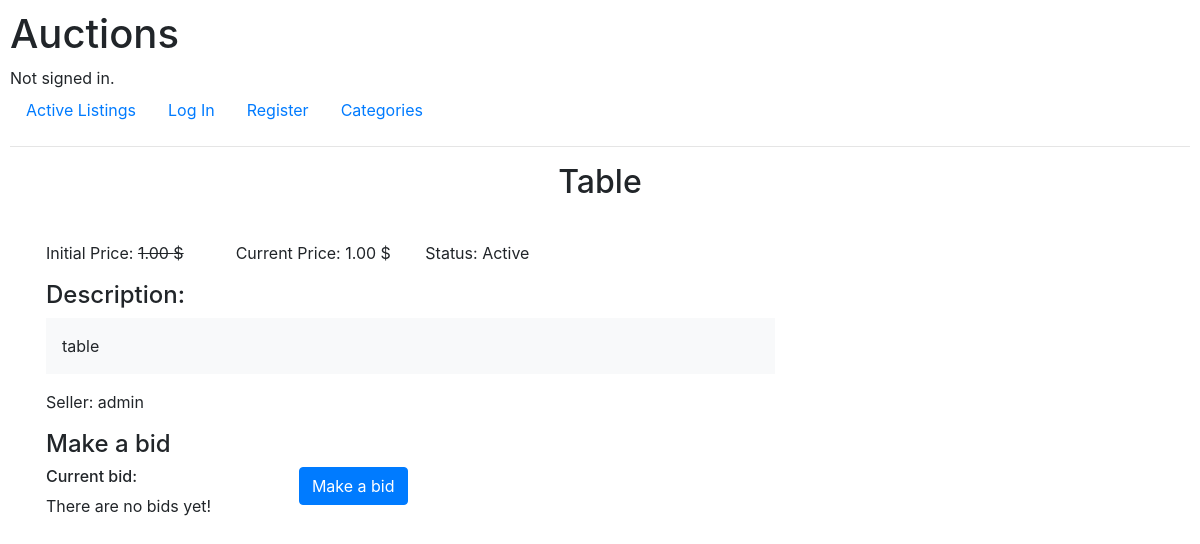
Screenshot of /auctions/1 with the database file from the repository.
### auctions/models.py (models this page shows, shortened)
class Listing(models.Model):
    title = models.CharField(max_length=50, unique=True)
    seller = models.ForeignKey(User, on_delete=models.CASCADE, related_name="user_listings")
    init_price = models.DecimalField(max_digits=15, decimal_places=2)
    current_price = models.DecimalField(blank=True, null=True, max_digits=15, decimal_places=2)
    category = models.ForeignKey(Category, on_delete=models.CASCADE, related_name="category_listings")
    status = models.BooleanField(default=True)
    image = models.CharField(max_length=100)
    description = models.CharField(max_length=1000)
    winner = models.ForeignKey(User, on_delete=models.CASCADE, null=True, blank=True, related_name="winner_listings")
    watchlist = models.ManyToManyField(User, related_name="user_watchlist")

class User(AbstractUser):
    pass
    def __str__(self):
        return f"{self.username}"

### auctions/views.py (the view)
# urls.py: path("auctions/<str:id>", views.listing, name="listing"),
def listing(request, id):
    listing = Listing.objects.get(id=id)
    inWatchlist = request.user in listing.watchlist.all()
    return render(request, "auctions/listing.html", {
        "listing": listing,
        "inWatchlist":inWatchlist
    })

### auctions/templates/auctions/listing.html (shortened to what this page needs)
{% extends 'auctions/layout.html' %}
{% block body %}
	<h2 class="text-center">{{ listing.title }}</h2>
	<div class="container p-3">
		<div class="row">
			<div class="col-8">
				<div class="row py-3">
					<div class="col-3">
						Initial Price: <del>{{ listing.init_price }} $</del>
					</div>
					<div class="col-3">
						Current Price: {{ listing.current_price }} $
					</div>
					<div class="col-6">
						{% if listing.status == True %}
							Status: Active
						{% else %}
							Status: Closed
						{% endif %}
					</div>
				</div>
				<div class="mb-3">
					<h4>Description:</h4>
					<p class="bg-light p-3">
						{{ listing.description }}
					</p>
				</div>
				<div>
					<p>Seller: {{ listing.seller }}</p>
				</div>
				<div>
					<h4>Make a bid</h4>
					<div class="row">
						<div class="col-4">
							<h6>Current bid:</h6>
							<p>
								{% if not current_bid %}
									There are no bids yet!
								{% endif %}
							</p>
						</div>
						<div class="col-4">
							<button class="btn btn-primary">
								Make a bid
							</button>
						</div>
					</div>
				</div>
			</div>
			<div class="col-4"></div>
		</div>
	</div>
	{% endblock %}

### auctions/static/auctions/styles.css (style rules this page uses)
body { padding: 10px; }

### rows the page displays
Listing: title "Table", init_price "1.00", current_price "1.00", description "table", seller "admin"
